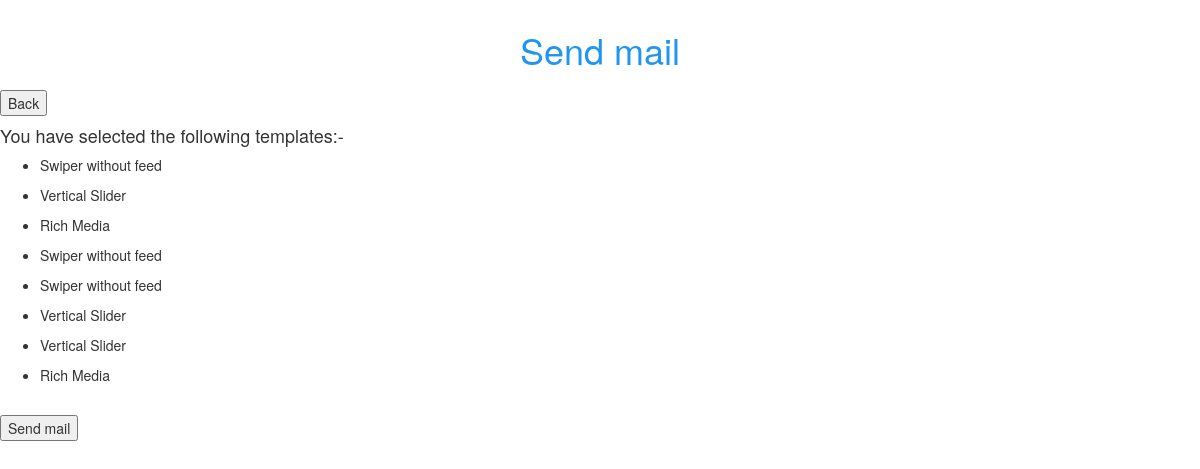
The page /endpage.php?id=163 (signed in) on the database its author committed.
### tables this page shows
CREATE TABLE `assign_task` (
  `id` int(11) NOT NULL,
  `task_name` varchar(255) NOT NULL,
  `temp_tbd` varchar(255) NOT NULL DEFAULT '0',
  `assign_to` varchar(255) NOT NULL,
  `time_v` int(255) NOT NULL,
  `deviation_v` int(255) NOT NULL,
  `status_v` int(11) NOT NULL DEFAULT 0,
  `member` varchar(255) NOT NULL,
  `assign_time` datetime NOT NULL,
  `assets` varchar(255) NOT NULL,
  `previews` varchar(255) NOT NULL,
  `adtags` varchar(255) NOT NULL
);

### endpage.php (the view, shortened to what this page needs)
<?php
include "conn.php";
$id=$_GET['id'];
?>
<!DOCTYPE html>
<html lang="en">
<head>
    <link rel="stylesheet" href="style.css">
</head>
<body>
<h1 class="heading">Send mail</h1>
    <form action="" method="post">
      <button onclick="location='../'">Back</button>
    <br>
    <div>
        <h4>You have selected the following templates:- </h4>
        <?php
        $sql10="SELECT * FROM `tracker_data` WHERE id = $id LIMIT 1";
        $result10=mysqli_query($connectDB,$sql10);
        $row10=mysqli_fetch_assoc($result10);
      $campaign_name=$row10['campaign_name'];
      $sql11="SELECT * FROM `assign_task` WHERE task_name='$campaign_name'";
      $result11=mysqli_query($connectDB,$sql11);
          while($row11=mysqli_fetch_assoc($result11)){
            ?>
            <ul>
                <li>
                    <?php echo $row11["temp_tbd"] ?>
                </li>
            </ul>
            <?php
        }
        ?>
        <br><button type="submit" name="send">
            Send mail
        </button>
        </form>
</body>
</html>

### conn.php (shortened to what this page needs)
<!DOCTYPE html>
<html lang="en">
<head>
  <link rel="stylesheet" href="https://maxcdn.bootstrapcdn.com/bootstrap/3.3.4/css/bootstrap.min.css">
  <link rel="stylesheet" href="https://cdnjs.cloudflare.com/ajax/libs/bootstrap-multiselect/0.9.13/css/bootstrap-multiselect.css" />
</head>
</html>

### style.css (style rules this page uses)
.heading { margin-top: 30px; color: #2096f3; text-align: center; margin-bottom: 20px; }

### rows shown on the page
assign_task: temp_tbd "Swiper without feed"
assign_task: temp_tbd "Vertical Slider"
assign_task: temp_tbd "Rich Media"
assign_task: temp_tbd "Swiper without feed"
assign_task: temp_tbd "Swiper without feed"
assign_task: temp_tbd "Vertical Slider"
assign_task: temp_tbd "Vertical Slider"
assign_task: temp_tbd "Rich Media"
